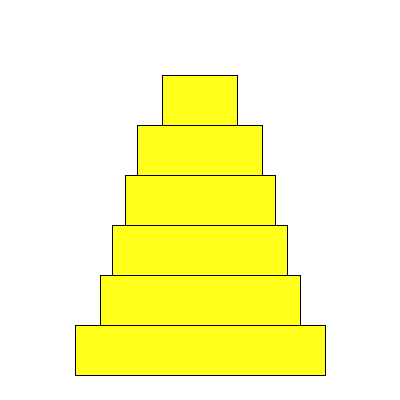
Frame 1 (no input)
Frame 60 (the mouse pressed at the canvas centre just before this capture): identical to frame 1, image omitted
Frame 120 (the mouse held since frame 60 and released just before this capture): identical to frame 1, image omitted

The Processing sketch that drew this single still picture (run headless with seeded random() and noise(); from frame 60 on, the mouse is pressed at the canvas centre):

// Processing sketch: pyramiden
// ── pyramiden.pde
int wantedHeight = 100;
int currentHeight = 0;

void setup() {
size(400,400);
background(255);
}
//y = 50+25 || 50*6 (antal bokse)
void draw(){
 rectMode(CENTER);
 fill(255, 255, 25);
 rect(width/2,100,75,50);

 rect(width/2,150,125,50);

 rect(width/2,200,150,50);

 rect(width/2,250,175,50);

 rect(width/2,300,200,50);

 rect(width/2,350,225,50);

 rect(width/2,350,250,50);

/*while(currentHeight < wantedHeight) {

}*/
}
